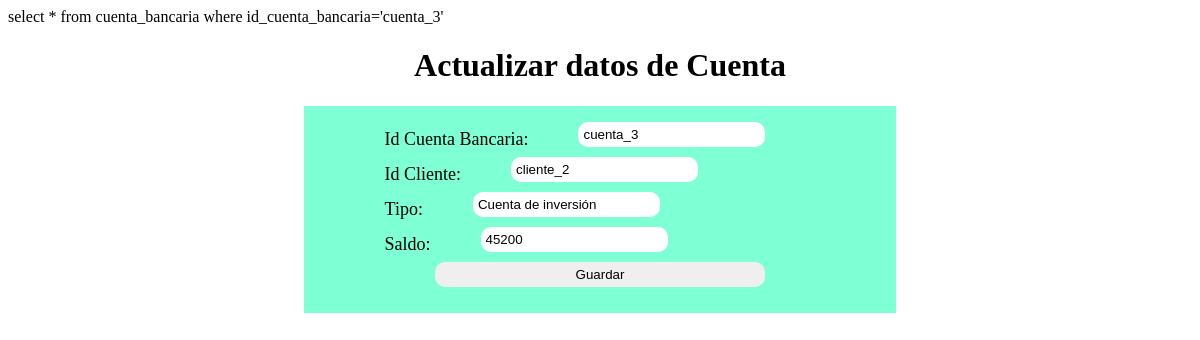
The page /pregunta_2/operaciones/cuenta_bancaria/editar.php?id=cuenta_3 on the database its author committed.
### tables this page shows
CREATE TABLE `cuenta_bancaria` (
  `id_cuenta_bancaria` varchar(35) NOT NULL,
  `id_cliente` varchar(35) NOT NULL,
  `tipo` varchar(35) NOT NULL,
  `saldo` double NOT NULL,
  PRIMARY KEY (`id_cuenta_bancaria`),
  KEY `id_cliente` (`id_cliente`),
  CONSTRAINT `cuenta_bancaria_ibfk_1` FOREIGN KEY (`id_cliente`) REFERENCES `cliente` (`id_cliente`)
);

### pregunta_2/operaciones/cuenta_bancaria/editar.php (the view, shortened to what this page needs)
<!doctype html>
<html lang="en">
<head>
    <link href="./css/editar.css" rel="stylesheet" type="text/css">
</head>
<body>
    <?php
    include "../../conexion.inc.php";
    $id = $_GET["id"];
    $sql = "select * from cuenta_bancaria where id_cuenta_bancaria='" . $id . "'";
    $resultado = mysqli_query($con, $sql);
    $fila = mysqli_fetch_array($resultado);
    echo $sql;
    ?>
    <h1>Actualizar datos de Cuenta</h1>
    <form id="editar_usuario" method="GET" action="editarg.php">
        <div>
            Id Cuenta Bancaria:
            <input type="text" name="id_cuenta_bancaria" value="<?php echo $fila['id_cuenta_bancaria']; ?>" />
        </div>
        <div>
            Id Cliente:
            <input type="text" name="id_cliente" value="<?php echo $fila['id_cliente']; ?>" />
        </div>
        <div>
            Tipo:
            <input type="text" name="tipo" value="<?php echo $fila['tipo']; ?>" />
        </div>
        <div>
            Saldo:
            <input type="text" name="saldo" value="<?php echo $fila['saldo']; ?>" />
        </div>
        <input id="guardar" type="submit" name="guardar" value="Guardar" />
    </form>
</body>
</html>

### pregunta_2/operaciones/cuenta_bancaria/css/editar.css (style rules this page uses)
h1 { text-align: center; }
#editar_usuario { margin-left: 25%; margin-right: 25%; padding: 16px; display: grid; justify-content: center; align-items: center; background-color: aquamarine; font-weight: normal; font-size: 18px; }
#editar_usuario div { display: flex; align-items: center; }
#editar_usuario input { margin-bottom: 10px; margin-left: 50px; margin-right: 50px; padding: 5px; border-radius: 10px; border-style: none; }

### rows shown on the page
cuenta_bancaria: id_cuenta_bancaria "cuenta_3", id_cliente "cliente_2", tipo "Cuenta de inversión", saldo "45200"

### other values the page prints
$sql "select * from cuenta_bancaria where id_cuenta_bancaria='cuenta_3'"
